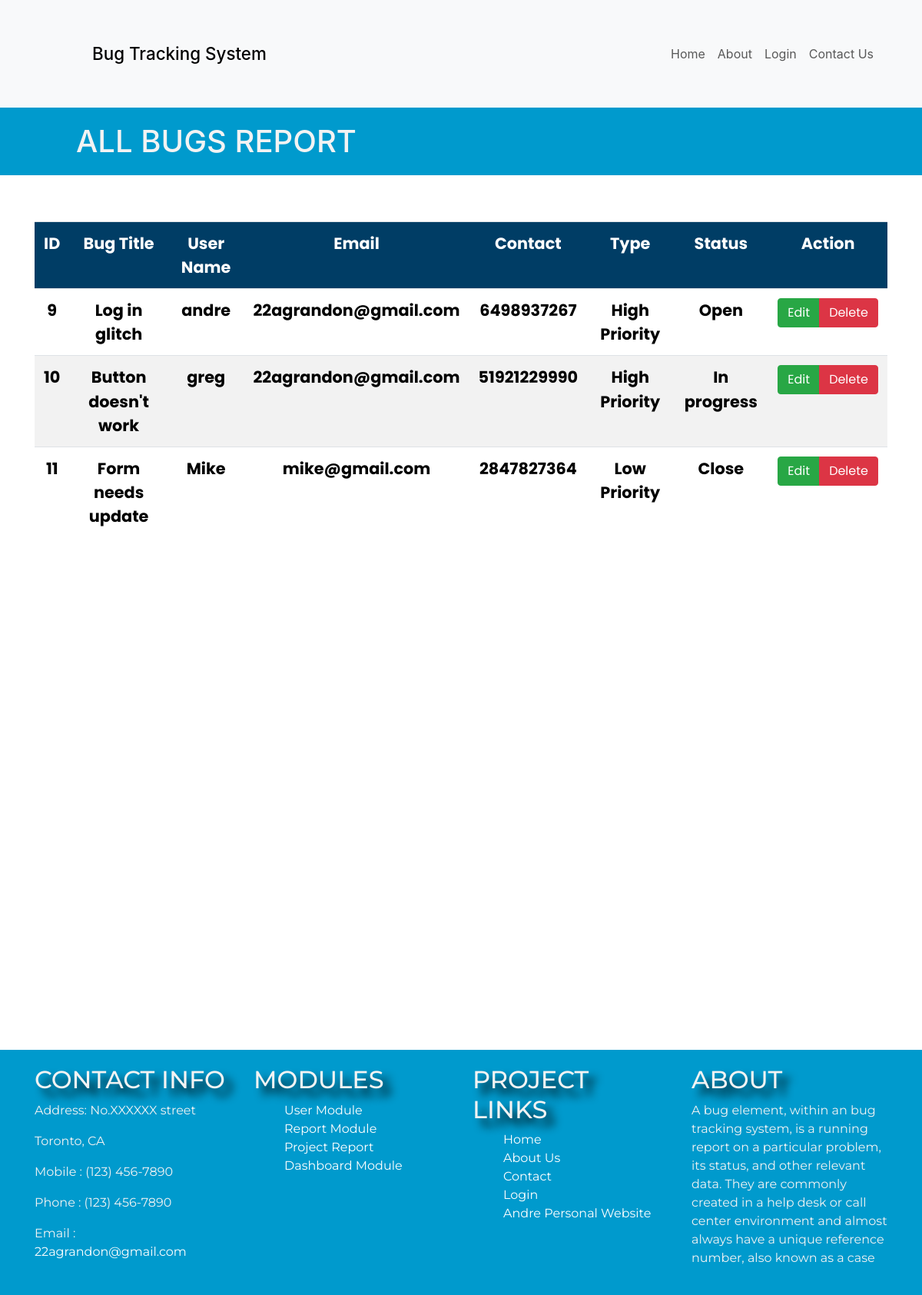
Page /listings/buglisting on the committed database.
### listings/models.py (models this page shows, shortened)
class Bug(models.Model):
    bug_id = models.AutoField(primary_key=True)
    user_reporting = models.CharField(max_length=255, default = '')
    user_number = models.CharField(max_length=255, default = "")
    user_email = models.CharField(max_length=255, default = '')
    bug_name = models.CharField(max_length=255, default = "", null=True)
    bug_project = models.ForeignKey(Project, null=True, on_delete=models.SET_NULL)
    bug_date = models.CharField(max_length=255, default = '')
    bug_level = models.CharField(max_length=255, default = '')
    bug_priority = models.ForeignKey(BugType, null=True, on_delete=models.SET_NULL)
    bug_status = models.ForeignKey(Status, null=True, on_delete=models.SET_NULL)
    bug_description = models.TextField(default = "")
    bug_cost = models.CharField(max_length=255, default = "",blank=True)
    bug_image = models.CharField(max_length=255, default="",blank=True)
    bug_specifications = models.CharField(max_length=255, default = "",blank=True)

class BugType(models.Model):
    type_id = models.AutoField(primary_key=True)
    type_title = models.CharField(max_length=255,default = '')
    type_description = models.CharField(max_length=255, default = '',blank=True)
    def __str__(self):
        return self.type_title

class Status(models.Model):
    status_id = models.AutoField(primary_key=True)
    status_title = models.CharField(max_length=255, default = '',)
    status_description = models.CharField(max_length=255, default = '',blank=True)
    def __str__(self):
        return self.status_title

### listings/views.py (the view)
# urls.py: path('buglisting',views.buglist,name='buglisting'),
def buglist(request):
    buglist = Bug.objects.all()
    print("------------------------------------------")
    for i in buglist:
        print(i.bug_id)
    print("------------------------------------------")
    return render(request,'listings/buglisting.html',{'buglist':buglist})

### listings/templates/listings/buglisting.html (shortened to what this page needs)
{% extends 'base.html' %}
{% block content %}
<div class="banner">
  <h1 id='bannerLogo'>ALL BUGS REPORT</h1>
</div>
<div id='listingadd' class="container">
		<div class="row">
		  <div class="col-lg-12">
			<form name="frm" action="lib/bug.php" method="post">
			  <section class="panel">
				  <table class="table table-striped table-advance table-hover" style="color:#000000">
				   <tbody>
							<tr>
								<th style="background-color:#003d65; color:#FFFFFF;">ID</th>
								<th style="background-color:#003d65; color:#FFFFFF;">Bug Title</th>
								<th style="background-color:#003d65; color:#FFFFFF;">User Name</th>
								<th style="background-color:#003d65; color:#FFFFFF;">Email</th>
								<th style="background-color:#003d65; color:#FFFFFF;">Contact</th>
								<th style="background-color:#003d65; color:#FFFFFF;">Type</th>
								<th style="background-color:#003d65; color:#FFFFFF;">Status</th>
								<th style="background-color:#003d65; color:#FFFFFF;">Action</th>
							</tr>
							{% for i in buglist %}
								<tr>
                  <td>{{i.bug_id}}</td>
                  <td>{{i.bug_name}}</td>
                  <td>{{i.user_reporting}}</td>
                  <td>{{i.user_email}}</td>
                  <td>{{i.user_number}}</td>
                  <td>{{i.bug_priority}}</td>
                  <td>{{i.bug_status}}</td>
                  <td>
                    <div class="btn-group">
                        <a href="{% url 'listings:update_bug' i.bug_name%}" class="btn btn-success">Edit</a>
                        <a class="delete-dialog btn btn-danger"  method="POST" href="{% url 'listings:delete_bug' i.bug_name%}">Delete</a>
                  </td>
								</tr>
							{% endfor %}
						</tbody>
					</table>
	</form>
</div>
</div>
</div>
</div>
{% endblock content %}

### templates/base.html (shortened to what this page needs)
<!DOCTYPE html>
{% load static %}
<html lang="en" dir="ltr">
  <head>
    <link rel="stylesheet" href="https://stackpath.bootstrapcdn.com/bootstrap/4.3.1/css/bootstrap.min.css">
    <link rel="stylesheet" type='text/css' href="{% static 'bugtracker/css/master.css' %}">
  </head>
  <body>
    <nav class="navbar navbar-expand-lg navbar-light bg-light py-5" role="navigation" id="navbar">
      <div class="container">
          <a id="brand" class="navbar-brand mb-0 h1" href="{% url 'home' %}">Bug Tracking System</a>
          <div class="collapse navbar-collapse" id="navbarNav">
              <div class="navbar-nav ml-auto">
                  {% if user.is_authenticated %}
                      <a class="nav-item nav-link" id="navtext" href="{% url 'home' %}" class="btn btn-simple">Home</a>
                      <a class="nav-item nav-link" id="navtext" href="{% url 'about' %}" class="btn btn-simple">About</a>
                      <a class="nav-item nav-link" id="navtext" href="{% url 'accounts:dashboard' %}" class="btn btn-simple">Dashboard</a>
                      <a class="nav-item nav-link" id="navtext" href="{% url 'listings:add_bug' %}" class="btn btn-simple">Add Bug</a>
                      <a class="nav-item nav-link" id="navtext" href="{% url 'listings:buglisting' %}" class="btn btn-simple">Bug Reports</a>
                      <a class="nav-item nav-link" id="navtext" href="{% url 'accounts:logout' %}"  onclick="return confirm('Are you sure to logout?');" class="btn btn-simple">Log out</a>
                  {% else %}
                      <a class="nav-item nav-link" id="navtext" href="{% url 'home' %}" class="btn btn-simple">Home</a>
                      <a class="nav-item nav-link" id="navtext" href="{% url 'about' %}" class="btn btn-simple">About</a>
                      <a class="nav-item nav-link" id="navtext" href="{% url 'accounts:login' %}" class="btn btn-simple">Login</a>
                      <a class="nav-item nav-link" id="navtext" href="{% url 'contact:contact' %}" class="btn btn-simple">Contact Us</a>
                  {% endif %}
              </div>
          </div>
      </div>
  </nav>
    <div>
      {% block content %}
      {% endblock %}
    <footer class="footer">
      <div class="container">
        <div class="row">
          <div class="col-lg-3 col-md-3 col-sm-6 address wow fadeInUp" data-wow-duration="2s" data-wow-delay=".1s">
            <h2 id='footh1'>
            CONTACT INFO
          </h2>
            <address>
              <p>Address: No.XXXXXX street</p>
              <p>Toronto, CA </p>
              <p>Mobile : (123) 456-7890 </p>
              <p>Phone : (123) 456-7890 </p>
              <p>Email : <a href="javascript:;">22agrandon@gmail.com</a></p>
            </address>
          </div>
          <div class="col-lg-3 col-md-3 col-sm-6">
            <div class="page-footer wow fadeInUp" data-wow-duration="2s" data-wow-delay=".5s">
              <h2 id='footh1'>MODULES</h1>
              <ul class="page-footer-list">
                {% if user.is_authenticated %}
                <li>
                  <i class="fa fa-angle-right"></i>
                  <a href="{% url 'listings:buglisting' %}">Bug Report Module</a>
                </li>
                <li>
                  <i class="fa fa-angle-right"></i>
                  <a href="{% url 'listings:projectlisting' %}">Project Report</a>
                </li>
                <li>
                  <i class="fa fa-angle-right"></i>
                  <a href="{% url 'listings:userlisting' %}">User Report</a>
                </li>
                <li>
                  <i class="fa fa-angle-right"></i>
                  <a href="{% url 'accounts:dashboard' %}">Dashboard Module</a>
                </li>
                {% else %}
                  <li>
                    <a href="{% url 'accounts:login' %}">User Module</a>
                  </li>
                  <li>
                    <a href="{% url 'accounts:login' %}">Report Module</a>
                  </li>
                  <li>
                    <a href="{% url 'accounts:login' %}">Project Report</a>
                  </li>
                  <li>
                    <a href="{% url 'accounts:login' %}">Dashboard Module</a>
                  </li>
                  {% endif %}
              </ul>
            </div>
          </div>
          <div class="col-lg-3 col-md-3 col-sm-6">
            <div class="page-footer wow fadeInUp" data-wow-duration="2s" data-wow-delay=".5s">
              <h2 id='footh1'>PROJECT LINKS</h2>
              <ul class="page-footer-list">
                <li>
                  <a href="{% url 'home' %}">Home</a>
                </li>
                <li>
                  <a href="{% url 'about' %}">About Us</a>
                </li>
                <li>
                  <a href="{% url 'contact:contact' %}">Contact</a>
                </li>
                <li>
                  <a href="{% url 'accounts:login' %}">Login</a>
                </li>
                <li>
                  <a href="https://andregrandon-portfolio-e30b590e26c4.herokuapp.com" >Andre Personal Website</a>
                </li>
              </ul>
            </div>
          </div>
          <div class="col-lg-3 col-md-3 col-sm-6">
            <div class="text-footer wow fadeInUp" data-wow-duration="2s" data-wow-delay=".7s">
              <h2 id='footh1'>
                ABOUT
              </h2>
              <p>A bug element, within an bug tracking system, is a running report on a particular problem, its status, and other relevant data. They are commonly created in a help desk or call center environment and almost always have a unique reference number, also known as a case</p>
            </div>
          </div>
        </div>
      </div>
    </footer>
  </body>
</html>

### static/bugtracker/css/master.css (style rules this page uses)
#navbar { padding: 230px; position: relative; width: 100%; display: flex; justify-content: flex-end; }
.navbar-nav { justify-content: flex-end; width: 100%; margin-right:-190px; }
#navtext { color: rgb(89,89,89); }
#brand { color: black; margin-left: -125px; font-size: 1.4em; }
form { padding-top: 52px; padding-bottom: -100px; text-align: center; font-size: 1.3em; font-weight: bold; color: black; font-family: 'Poppins', sans-serif; }
footer { background-color: #009ACD; padding: 20px; color: #f3f3f3; font-size: 18px; position: static; bottom: 0; width: 100%; clear: both; font-family: 'Montserrat', sans-serif; font-size: 1em; }
#listingadd { padding-bottom: 651px; }
#footh1 { text-shadow: 10px 10px 12px black; }
.page-footer-list li { display: block; }
.page-footer-list li:before { content: "\e080"; font-family: 'Glyphicons Halflings'; font-size: 9px; float: left; margin-top: 4px; margin-left: -17px; color: #CCCCCC; }
a:link { color: white; background: url(<i class="fas fa-angle-right"></i>) no-repeat 0 0; }
.banner { background-color: #009ACD; color: #f3f3f3; line-height: 100px; padding-left: 79px; }
#bannerLogo { padding:20px; }
a { color: white; }
#footh1 { border-spacing: 15px; }
* { box-sizing: border-box; }
.row::after { content:none; clear: both; display: table; }
html, body { max-width: 100%; overflow-x: hidden; }

### rows in the picture
Bug: bug_id "9", bug_name "Log in glitch", user_reporting "andre", user_email "22agrandon@gmail.com", user_number "6498937267", bug_priority "High Priority", bug_status "Open"
Bug: bug_id "10", bug_name "Button doesn't work", user_reporting "greg", user_email "22agrandon@gmail.com", user_number "51921229990", bug_priority "High Priority", bug_status "In progress"
Bug: bug_id "11", bug_name "Form needs update", user_reporting "Mike", user_email "mike@gmail.com", user_number "2847827364", bug_priority "Low Priority", bug_status "Close"
